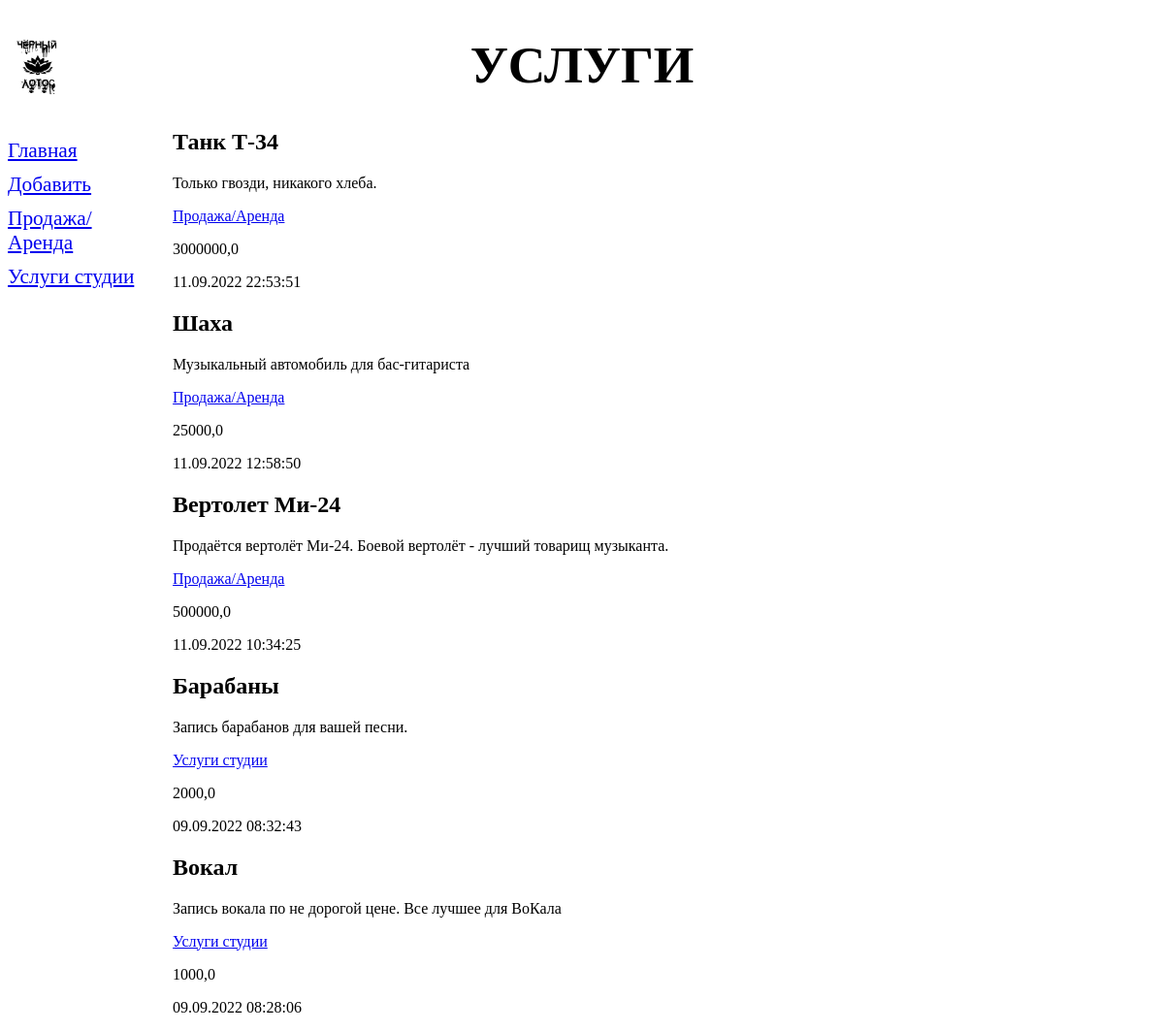
/gods/, run on the app's committed database.
### gods/models.py (models this page shows, shortened)
class Rubric(models.Model):
    name = models.CharField(max_length=20, db_index=True, verbose_name='Название')
    class Meta:
        verbose_name_plural = 'Рубрики'
        verbose_name = 'Рубрика'
        ordering = ['name']

class Gs(models.Model):
    title = models.CharField(max_length=50, verbose_name='Услуга')
    content = models.TextField(null=True, blank=True, verbose_name='Описание')
    price = models.FloatField(null=True, blank=True, verbose_name='Цена')
    published = models.DateTimeField(auto_now_add=True, db_index=True, verbose_name='Дата публикации')
    rubric = models.ForeignKey('Rubric', null=True, on_delete=models.PROTECT, verbose_name='Рубрика')
    class Meta:
        verbose_name_plural = "Услуги"
        verbose_name = 'Объявление'
        ordering = ['-published']

### gods/views.py (the view)
# urls.py: path('', index, name='index'),        # Метод index, открывающий страницу gods/
def index(request):
    ggs = Gs.objects.all()
    rubrics = Rubric.objects.all()
    context = {'ggs': ggs, 'rubrics': rubrics}
    return render(request, 'gods/index.html', context)

### gods/templates/gods/index.html
{% extends "layout/basic.html" %}
{% block content %}
{% for gg in ggs %}
<div>
    <h2>{{ gg.title }}</h2>
    <p>{{ gg.content }}</p>
    <p><a href="{% url 'by_rubric' gg.rubric.pk %}">
    {{ gg.rubric.name }}</a></p>
    <p>{{ gg.price }}</p>
    <p>{{ gg.published|date:"d.m.Y H:i:s" }}</p>
</div>
{% endfor %}
{% endblock %}

### gods/templates/layout/basic.html (shortened to what this page needs)
{% load static %}
<!DOCTYPE html>
<html>
    <head>
        <link rel="stylesheet" type="text/css"
        href="{% static 'gods/style.css' %}">
    </head>
    <body>
        <header>
            <h1>Услуги</h1>
        </header>
        <nav>
            <a href="{% url 'index' %}">Главная</a>
            <a href="{% url 'add' %}">Добавить</a>
            {% for rubric in rubrics %}
            <a href="{% url 'by_rubric' rubric.pk %}">
            {{ rubric.name }}</a>
            {% endfor %}
        </nav>
        <section>
        {% block content %}
        {% endblock %}
        </section>
    </body>
</html>

### gods/static/gods/style.css (style rules this page uses)
header h1 { font-size: 40pt; text-transform: uppercase; text-align: center; background: url("gs.png") left / auto 100% no-repeat; }
nav { font-size: 16pt; width: 150px; float: left; }
nav a { display: block; margin: 10px 0px; }
section { margin-left: 170px; }

### data on the page
Rubric: name "Продажа/Аренда"
Rubric: name "Услуги студии"
Gs: title "Танк Т-34", content "Только гвозди, никакого хлеба.", rubric.name "Продажа/Аренда", price "3000000,0", published "11.09.2022 22:53:51"
Gs: title "Шаха", content "Музыкальный автомобиль для бас-гитариста", rubric.name "Продажа/Аренда", price "25000,0", published "11.09.2022 12:58:50"
Gs: title "Вертолет Ми-24", content "Продаётся вертолёт Ми-24. Боевой вертолёт - лучший товарищ музыканта.", rubric.name "Продажа/Аренда", price "500000,0", published "11.09.2022 10:34:25"
Gs: title "Барабаны", content "Запись барабанов для вашей песни.", rubric.name "Услуги студии", price "2000,0", published "09.09.2022 08:32:43"
Gs: title "Вокал", content "Запись вокала по не дорогой цене. Все лучшее для ВоКала", rubric.name "Услуги студии", price "1000,0", published "09.09.2022 08:28:06"
